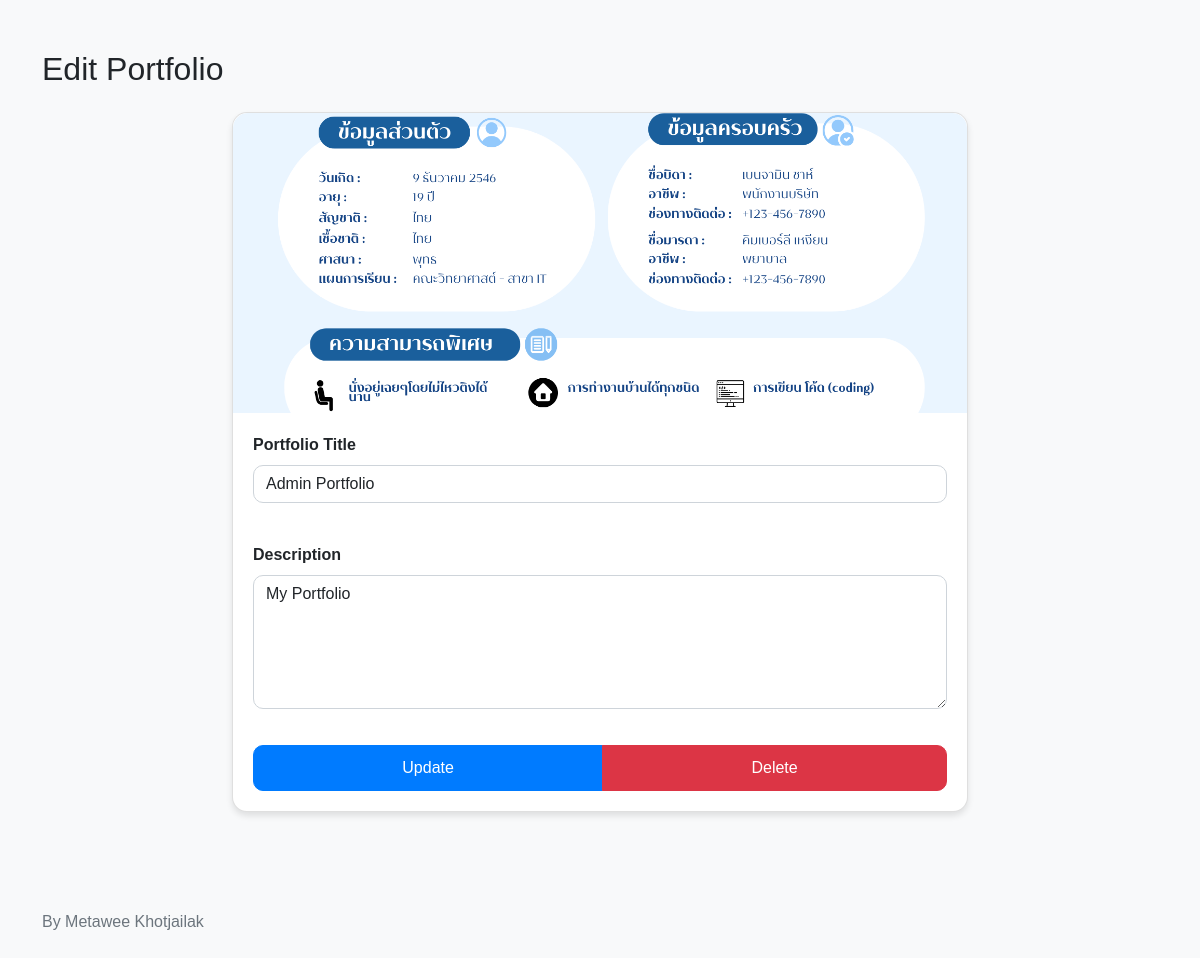
The page /edit_portfolio.php?id=7 (signed in) on the database its author committed.
### tables this page shows
CREATE TABLE `portfolios` (
  `id` int(11) NOT NULL,
  `user_id` int(11) NOT NULL,
  `title` varchar(255) NOT NULL,
  `description` text NOT NULL,
  `file_path` varchar(255) DEFAULT NULL
);

### edit_portfolio.php (the view, shortened to what this page needs)
<?php
require 'dbconnect.php';
$id = $_GET['id'] ?? null;
if ($_SERVER['REQUEST_METHOD'] == 'POST') {
    $id = $_POST['id'];
    $title = $_POST['title'];
    $description = $_POST['description'];
    $query = "UPDATE portfolios SET title = ?, description = ? WHERE id = ?";
    $stmt = $conn->prepare($query);
    $stmt->bind_param("ssi", $title, $description, $id);
    $stmt->execute();
    if ($stmt->affected_rows > 0) {
        echo "อัปเดตข้อมูลสำเร็จ";
    } else {
        echo "เกิดข้อผิดพลาดในการอัปเดตข้อมูล";
    }
    $stmt->close();
    $conn->close();
    header('Location: index.php');
    exit();
} else {
    if ($id !== null) {
        $query = "SELECT * FROM portfolios WHERE id = ?";
        $stmt = $conn->prepare($query);
        $stmt->bind_param("i", $id);
        $stmt->execute();
        $result = $stmt->get_result();
        $portfolio = $result->fetch_assoc();
    }
}
?>
<!DOCTYPE html>
<html lang="en">
<head>
    <link href="https://stackpath.bootstrapcdn.com/bootstrap/5.1.3/css/bootstrap.min.css" rel="stylesheet">
</head>
<body>
<div class="container">
    <h2 class="mb-4">Edit Portfolio</h2>
    <div class="row justify-content-center">
        <div class="col-md-8">
            <div class="card">
                <img src="<?php echo $portfolio['file_path']; ?>" class="card-img-top" alt="Portfolio Image">
                <div class="card-body">
                    <form action="edit_portfolio.php" method="post">
                        <div class="mb-3">
                            <label for="portfolioTitle" class="form-label">Portfolio Title</label>
                            <input type="text" class="form-control" id="portfolioTitle" name="title" required value="<?php echo $portfolio['title']; ?>">
                        </div>
                        <br>
                        <div class="mb-3">
                            <label for="portfolioDescription" class="form-label">Description</label>
                            <textarea class="form-control" id="portfolioDescription" name="description" rows="5" required><?php echo $portfolio['description']; ?></textarea>
                        </div>
                        <div class="btn-group">
                            <button type="submit" class="btn btn-primary">Update</button>
                            <a href="delete_portfolio.php?id=<?= $portfolio['id']; ?>" onclick="return confirm('Are you sure?')" class="btn btn-delete">Delete</a>
                        </div>
                    </form>
                </div>
            </div>
        </div>
    </div>
</div>
<footer class="text-muted py-5">
    <div class="container">
        <p class="mb-1">By Metawee Khotjailak</p>
    </div>
</footer>
</body>
</html>

### edit_portfolio.php (style rules this page uses)
body { background-color: #f8f9fa; font-family: Arial, sans-serif; }
.container { margin-top: 50px; }
.card { border: 1px solid rgba(0, 0, 0, 0.125); border-radius: 15px; box-shadow: 0 4px 6px rgba(0, 0, 0, 0.1); overflow: hidden; }
.card-img-top { border-top-left-radius: 15px; border-top-right-radius: 15px; height: 300px; object-fit: cover; transition: transform 0.3s ease; }
.form-label { font-weight: bold; }
.btn-delete { color: #fff; background-color: #dc3545; border-color: #dc3545; transition: background-color 0.3s ease; }
.btn-primary { background-color: #007bff; border-color: #007bff; transition: background-color 0.3s ease; }
.btn-group { display: flex; align-items: center; justify-content: space-between; padding-top: 20px; }
.card-body { padding: 20px; }
.form-control { border-radius: 10px; border: 1px solid #ced4da; transition: border-color 0.15s ease-in-out, box-shadow 0.15s ease-in-out; }
.btn { font-size: 16px; padding: 10px 20px; border-radius: 10px; }

### rows shown on the page
portfolios: file_path (picture), title "Admin Portfolio", description "My Portfolio"
